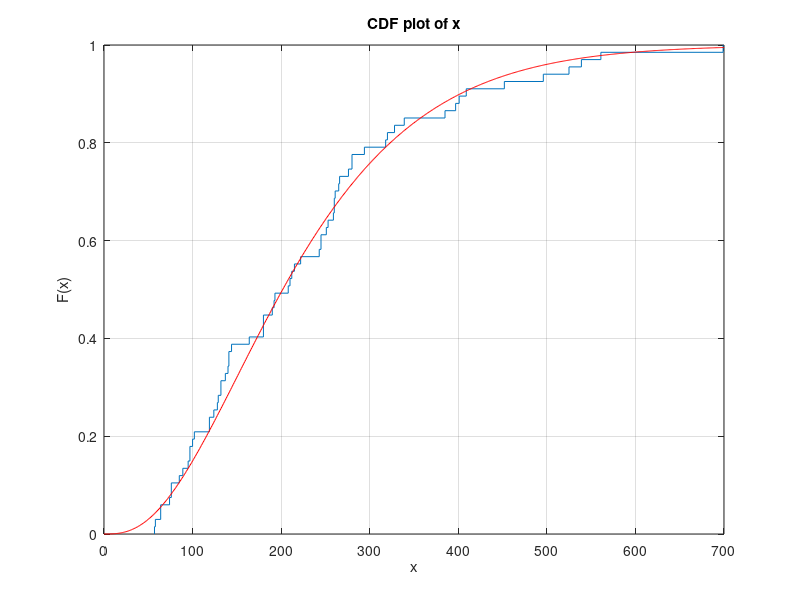

MATLAB code to generate this figure:
a = 2.9868;
b = 75.8201;

% data = gamrnd(a,b,1,10000);
% data = [0:1:1000];
load flight_heights
data = flight_heights;

cdf_sample = 0:1:round(max(data))+1;
cdf = [cdf_sample' gamcdf(cdf_sample,a,b)'];

figure
cdfplot(data);
% figure
hold on
plot(cdf_sample', gamcdf(cdf_sample,a,b)','r')

[h,p,ksstat,cv] = kstest(data, cdf, 0.05)